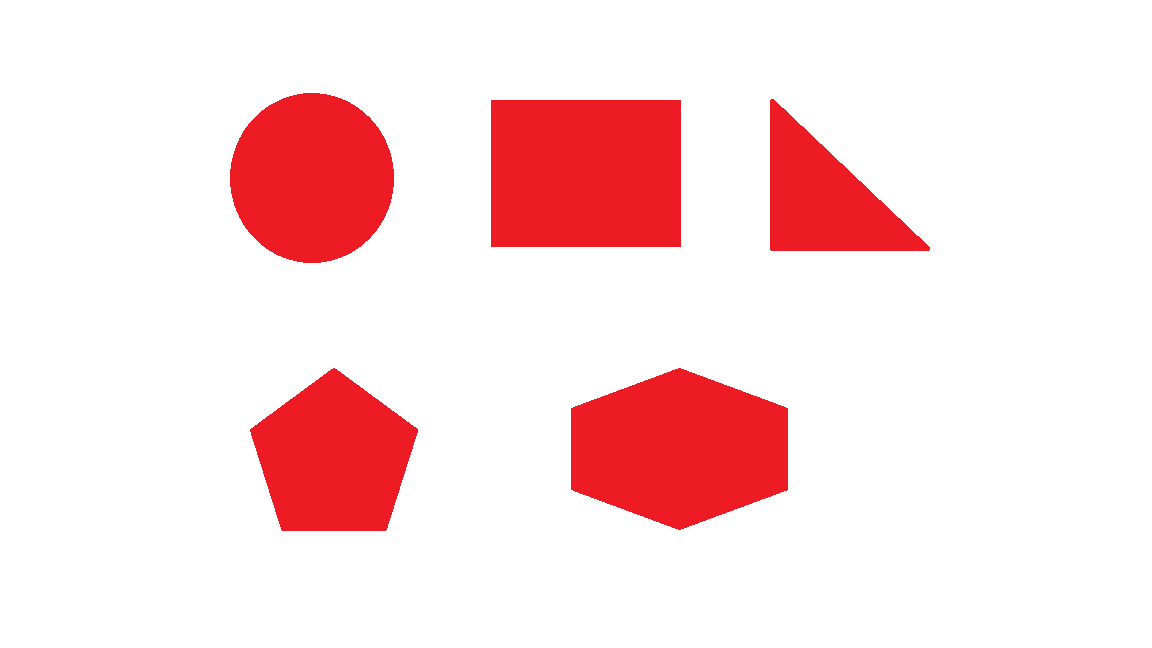
#> input picture MyPythonProjects/resimler_videolar/sekil_algilama3.png, 1152 x 648 px
$ python sekil_algilama.py
#> lines starting #> are read from the running program, lines starting #| are printed output that depends on the picture; after the words box and inside, x2 and y2 are one past the last pixel; in counts of white or black regions, pixels touching at a corner belong together
import cv2
import numpy as np

img = cv2.imread("resimler_videolar/sekil_algilama3.png")
#> img is the input picture: shape (648, 1152, 3); mean B, G, R 223.3, 222.1, 252.4


gri = cv2.cvtColor(img,cv2.COLOR_BGR2GRAY)
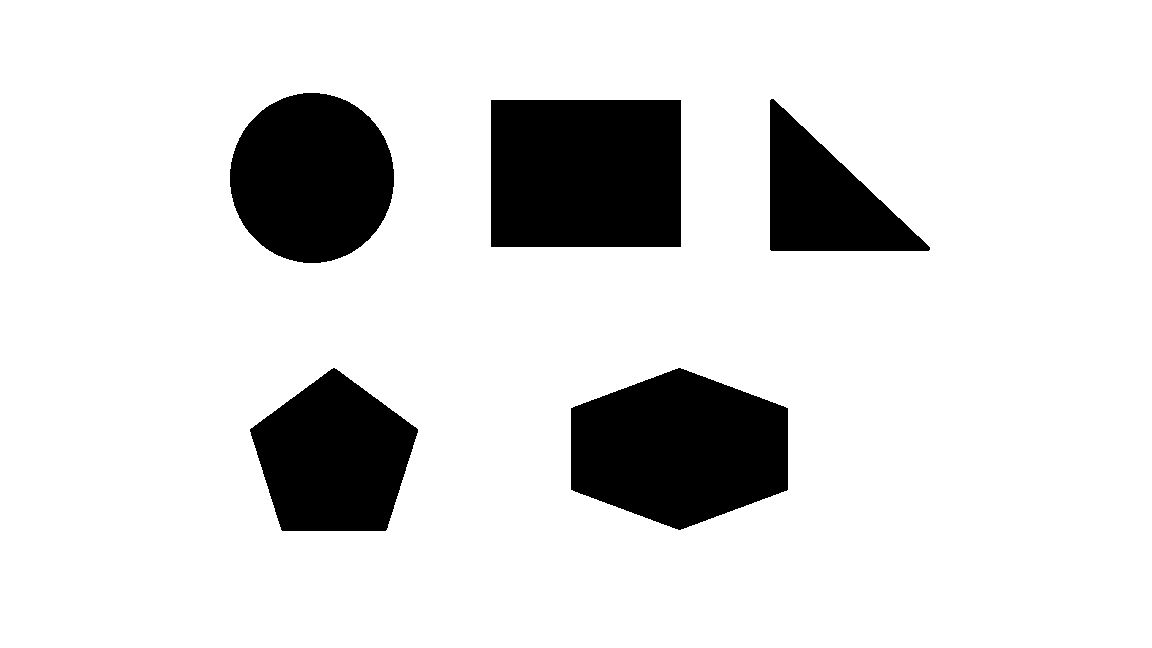
#> gri: shape (648, 1152); values 91 (black) and 255 (white), 85.5% white; 5 black regions, box (x1, y1, x2, y2) and area: (491, 100, 681, 247) 27930, (571, 368, 788, 530) 26502, (230, 93, 394, 263) 21871, (250, 368, 418, 531) 19117, (770, 99, 930, 251) 12707
a, thresh = cv2.threshold(gri,200,300, cv2.THRESH_BINARY)
#> thresh: shape (648, 1152); 85.5% white; 5 black regions
kontur, b = cv2.findContours(thresh, cv2.RETR_TREE,cv2.CHAIN_APPROX_SIMPLE)
#> kontur = 6 contours; box (x1, y1, x2, y2) and area: (0, 0, 1152, 648) 744697, (490, 99, 682, 248) 28266, (570, 367, 789, 531) 26800, (229, 92, 395, 264) 22107, (249, 367, 419, 532) 19354, (769, 98, 931, 252) 12942; b = [[-1, -1, 1, -1], [2, -1, -1, 0], [3, 1, -1, 0], [4, 2, -1, 0], [5, 3, -1, 0], [-1, 4, -1, 0]]

for i in kontur:
    e= 0.01*cv2.arcLength(i,True)
    approx = cv2.approxPolyDP(i,e,True)
    cv2.drawContours(img,[approx],0,5)

    x = approx.ravel()[0]
    y = approx.ravel()[1]


    print(len(approx))

    if len(approx)==3:
        cv2.putText(img,"ucgen", (x,y),cv2.FONT_ITALIC,1,1,(0))
    elif len(approx)==4:
        cv2.putText(img,"DORTGEN", (x,y),cv2.FONT_ITALIC,1,1,(0))
    elif len(approx)==5:
        cv2.putText(img,"besgen", (x,y),cv2.FONT_ITALIC,1,1,(0))
    elif len(approx)==6:
        cv2.putText(img,"altigen", (x,y),cv2.FONT_ITALIC,1,1,(0))
    else:
        cv2.putText(img, "daire", (x, y), cv2.FONT_ITALIC, 1, 1, (0))
#> this loop made 6 passes
#> (e, approx, x, y) on passes 1, 4, 5: (35.96, [[0, 0], [0, 647], [1151, 647], [1151, 0]], 0, 0), (6.76, [[490, 100], [680, 99], [681, 246], [491, 247]], 490, 100), (5.37, [[769, 100], [930, 249], [771, 251]], 769, 100)
#> (e, x, y) on passes 2, 3, 6: (6.66, 570, 408), (5.55, 333, 367), (5.56, 303, 92)
#| 4
#| 6
#| 5
#| 4
#| 3
#| 16
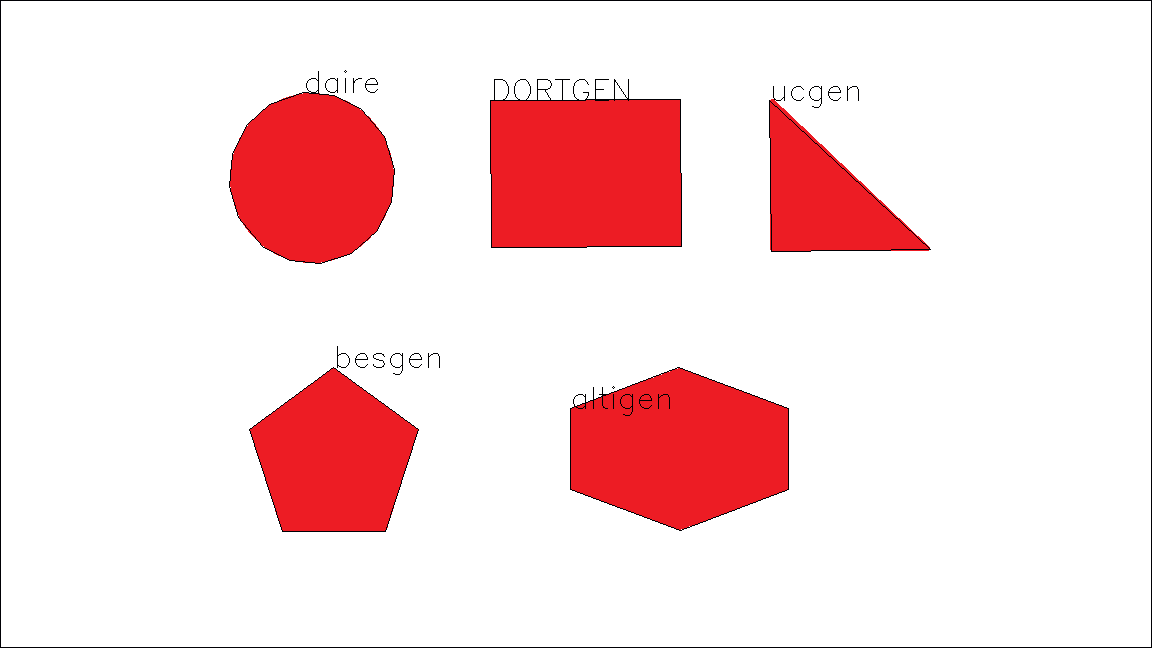
#> img: shape (648, 1152, 3); 1.01% of pixels changed, all inside (x1, y1, x2, y2) = (0, 0, 1152, 648)


cv2.imshow("resim", img)
cv2.waitKey(0)
cv2.destroyAllWindows()

$ run again, with MyPythonProjects/resimler_videolar/MERHABA.png copied over MyPythonProjects/resimler_videolar/sekil_algilama3.png
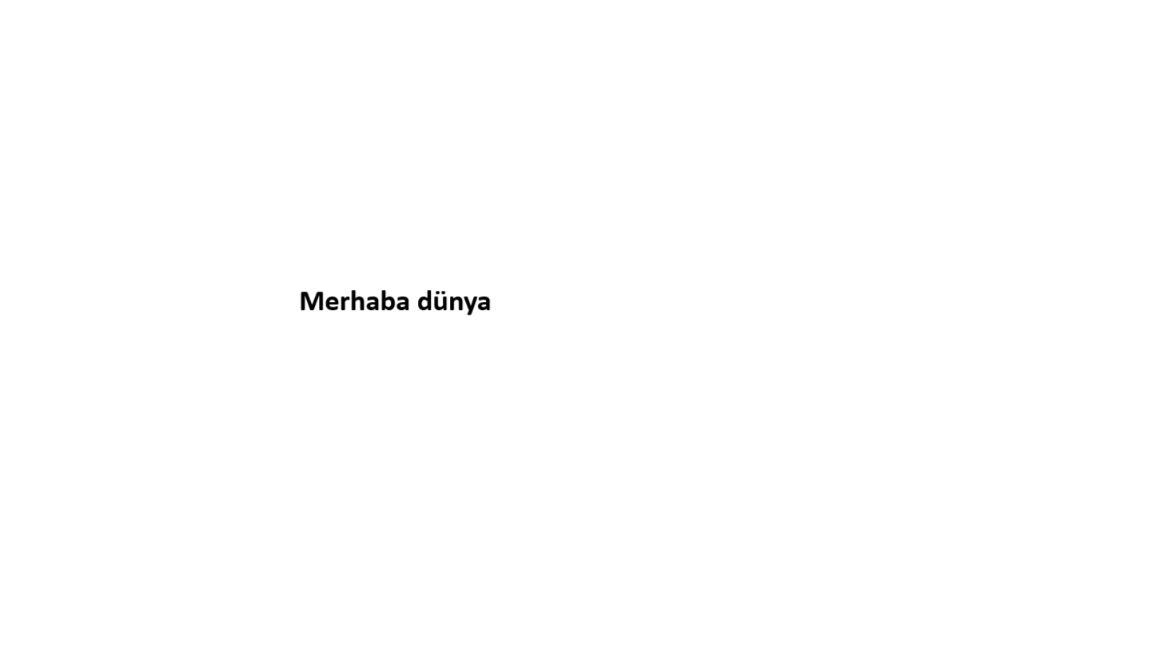
#> input picture MyPythonProjects/resimler_videolar/MERHABA.png, 1152 x 648 px
#> img is the input picture: shape (648, 1152, 3); min 0, max 255, mean 254.5
#> thresh: shape (648, 1152); 99.7% white; 13 black regions (2 under 20 px)
#> kontur = 21 contours, 6 with area under 20; largest, box (x1, y1, x2, y2) and area: (0, 0, 1152, 648) 744697, (300, 290, 324, 311) 352, (380, 289, 396, 311) 242, (417, 289, 432, 311) 222, (350, 289, 366, 311) 214; b = 21 rows, first 6: [-1, -1, 1, -1], [3, -1, 2, 0], [-1, -1, -1, 1], [4, 1, -1, 0], [5, 3, -1, 0], [6, 4, -1, 0]
#> the loop `for i in kontur:` made 21 passes
#> (e, x, y) on passes 2, 4, 5, 6, 7, 9, 11, 12: (0.646, 479, 296), (0.745, 464, 295), (0.718, 449, 296), (0.732, 433, 296), (0.64, 399, 295), (0.652, 369, 295), (0.461, 348, 295), (0.663, 330, 295)
#> (printed output is left out)
#> after the loop `for i in kontur:`:
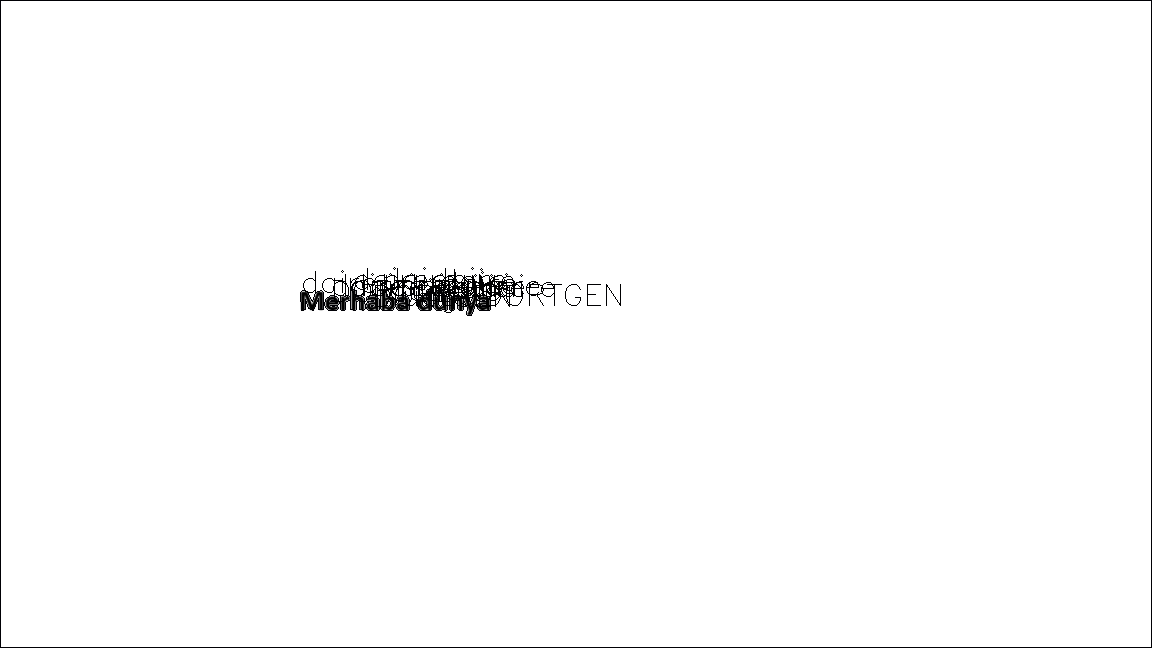
#> img: shape (648, 1152, 3); 1.01% of pixels changed, all inside (x1, y1, x2, y2) = (0, 0, 1152, 648)

$ run again, with MyPythonProjects/resimler_videolar/convex_hull1.png copied over MyPythonProjects/resimler_videolar/sekil_algilama3.png
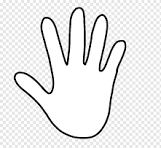
#> input picture MyPythonProjects/resimler_videolar/convex_hull1.png, 161 x 148 px
#> img is the input picture: shape (148, 161, 3); min 0, max 255, mean 234.6
#> `a, thresh = cv2.threshold(gri,200,300, cv2.THRESH_BINARY)`:
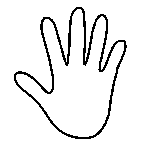
#> thresh: shape (148, 161); 93.6% white; black in thin lines or dots, all inside (x1, y1, x2, y2) = (14, 7, 127, 139)
#> kontur = 3 contours; box (x1, y1, x2, y2) and area: (0, 0, 161, 148) 23520, (13, 6, 128, 140) 8258, (16, 9, 124, 137) 6120; b = [[-1, -1, 1, -1], [-1, -1, 2, 0], [-1, -1, -1, 1]]
#> the loop `for i in kontur:` made 3 passes
#> (e, x, y) on passes 2 to 3: (7.01, 76, 6), (6.87, 77, 9)
#> (printed output is left out)
#> after the loop `for i in kontur:`:
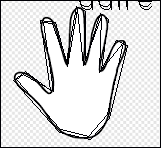
#> img: shape (148, 161, 3); 8.02% of pixels changed, all inside (x1, y1, x2, y2) = (0, 0, 161, 148)
